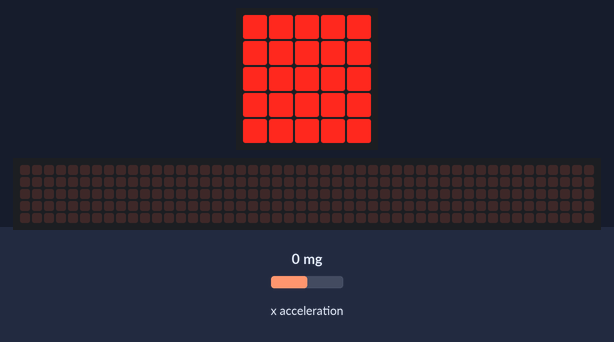
A program run on a simulated BBC micro:bit (MakeCode). Shown: the board's 5×5 LED display, a strip that is not on the board, showing the scrolling text unrolled. Inputs (shaded band) come from the test bench; at power-on: x acceleration 0 mg. Random numbers come from a fixed seed; the 48×5 strip is a reading aid, not a part: it shows the text the display is scrolling, unrolled, one strip-width of it at a time.

Above: at 1.3 s.
1.4 s: x acceleration set to -1440 mg
At 4.32 s:
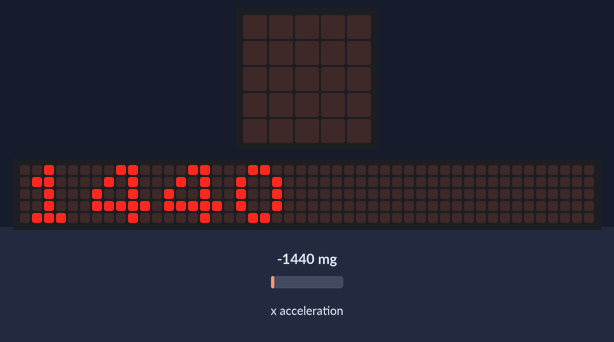
6.6 s: x acceleration set to 0 mg
At 12.6 s:
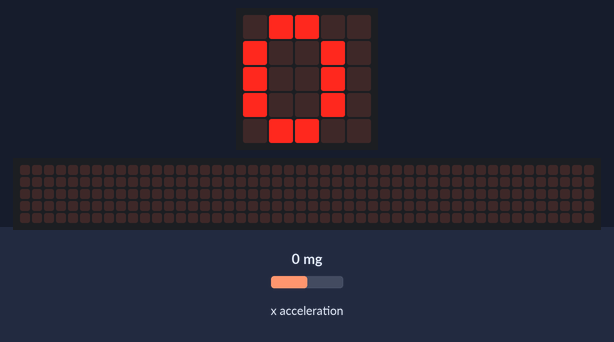
14.3 s: x acceleration set to -750 mg
At 20.6 s:
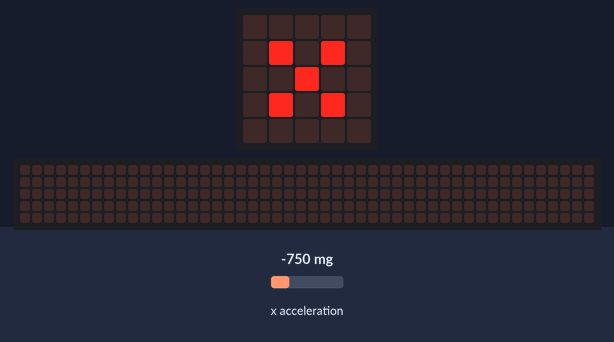
21.3 s: x acceleration set to 1440 mg
At 23.65 s:
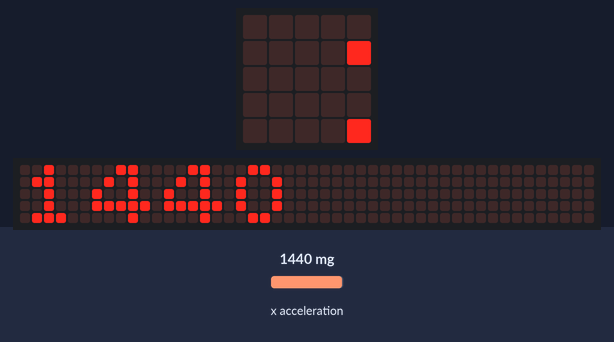
29.2 s: x acceleration set to 750 mg
At 34.57 s:
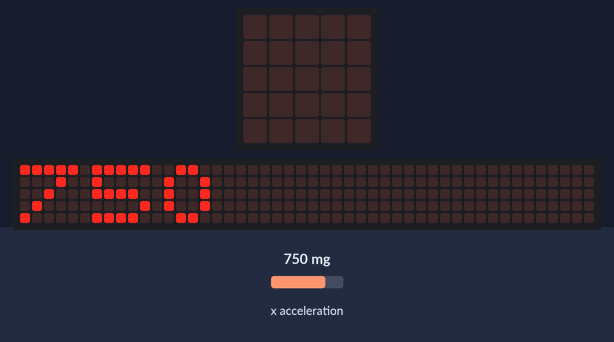

The program:

main.ts
```typescript
let 주사위숫자결정값 = 0
let 가속도센서변화크기 = 0
function 주사위숫자출력 () {
    if (주사위숫자결정값 == 0) {
        주사위불발표시()
    }
    if (주사위숫자결정값 == 1) {
        주사위1출력()
    }
    if (주사위숫자결정값 == 2) {
        주사위2출력()
    }
    if (주사위숫자결정값 == 3) {
        주사위3출력()
    }
    if (주사위숫자결정값 == 4) {
        주사위4출력()
    }
    if (주사위숫자결정값 == 5) {
        주사위5출력()
    }
    if (주사위숫자결정값 == 6) {
        주사위6출력()
    }
}
function 주사위랜덤결정 () {
    가속도센서변화크기 = Math.abs(input.acceleration(Dimension.X))
    if (가속도센서변화크기 >= 200) {
        주사위숫자결정값 = randint(1, 6)
    } else {
        주사위숫자결정값 = 0
    }
    basic.showNumber(가속도센서변화크기)
}
function 주사위불발표시 () {
    basic.showLeds(`
        # # # # #
        # # # # #
        # # # # #
        # # # # #
        # # # # #
        `)
    basic.pause(3000)
    basic.clearScreen()
}
function 주사위1출력 () {
    basic.showLeds(`
        . . . . .
        . . . . .
        . . # . .
        . . . . .
        . . . . .
        `)
    basic.pause(3000)
    basic.clearScreen()
}
function 주사위2출력 () {
    basic.showLeds(`
        . . . . .
        . . # . .
        . . . . .
        . . # . .
        . . . . .
        `)
    basic.pause(3000)
    basic.clearScreen()
}
function 주사위4출력 () {
    basic.showLeds(`
        . . . . .
        . # . # .
        . . . . .
        . # . # .
        . . . . .
        `)
    basic.pause(3000)
    basic.clearScreen()
}
function 주사위3출력 () {
    basic.showLeds(`
        . . . . .
        . # . . .
        . . # . .
        . . . # .
        . . . . .
        `)
    basic.pause(3000)
    basic.clearScreen()
}
function 주사위5출력 () {
    basic.showLeds(`
        . . . . .
        . # . # .
        . . # . .
        . # . # .
        . . . . .
        `)
    basic.pause(3000)
    basic.clearScreen()
}
function 주사위6출력 () {
    basic.showLeds(`
        . . . . .
        . # . # .
        . # . # .
        . # . # .
        . . . . .
        `)
    basic.pause(3000)
    basic.clearScreen()
}
basic.forever(function () {
    주사위랜덤결정()
    주사위숫자출력()
})
```

test.ts
```typescript
// 테스트는 여기로 이동합니다; 이 패키지가 확장으로 사용될 때 컴파일되지 않을 것 입니다.
```

Measured:
- what the display in image 2 shows lasts 0.7 s, from 12.1 s to 12.8 s
- what the display in image 5 shows lasts 0.4 s, from 34.4 s to 34.8 s
